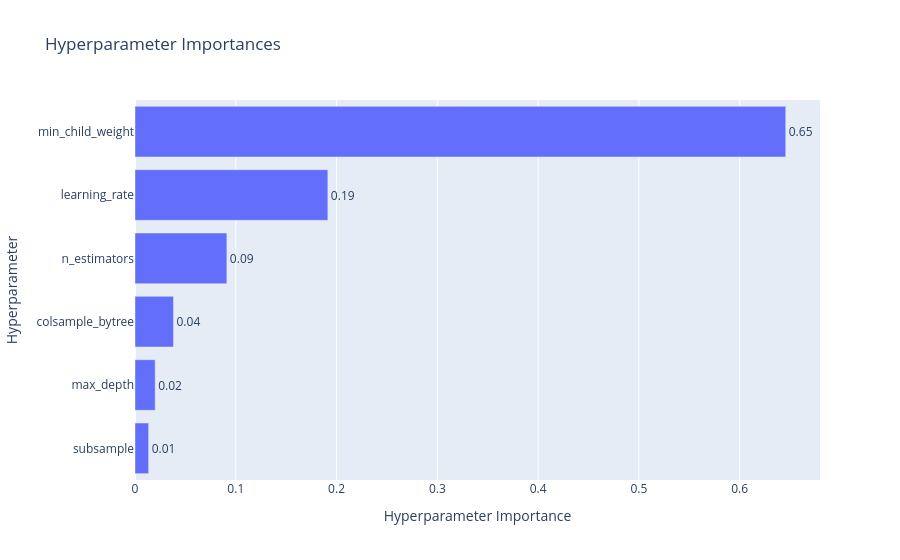

The code cell stored with this chart in its notebook:
### Code cell
plot_param_importances(study_xgb)

### Figure 1 — Plotly figure (JSON) as saved in the notebook; plotly's stock layout.template omitted (floating-point values rounded to 4 significant figures)
{"data": [{"cliponaxis": false, "hovertemplate": ["subsample (FloatDistribution): 0.013548551998761394<extra></extra>", "max_depth (IntDistribution): 0.020012706563148654<extra></extra>", "colsample_bytree (FloatDistribution): 0.03817361350601846<extra></extra>", "n_estimators (IntDistribution): 0.09116294249317448<extra></extra>", "learning_rate (FloatDistribution): 0.1913818963661275<extra></extra>", "min_child_weight (IntDistribution): 0.6457202890727696<extra></extra>"], "name": "Objective Value", "orientation": "h", "text": ["0.01", "0.02", "0.04", "0.09", "0.19", "0.65"], "textposition": "outside", "type": "bar", "x": [0.01355, 0.02001, 0.03817, 0.09116, 0.1914, 0.6457], "y": ["subsample", "max_depth", "colsample_bytree", "n_estimators", "learning_rate", "min_child_weight"]}], "layout": {"title": {"text": "Hyperparameter Importances"}, "xaxis": {"title": {"text": "Hyperparameter Importance"}}, "yaxis": {"title": {"text": "Hyperparameter"}}}}
